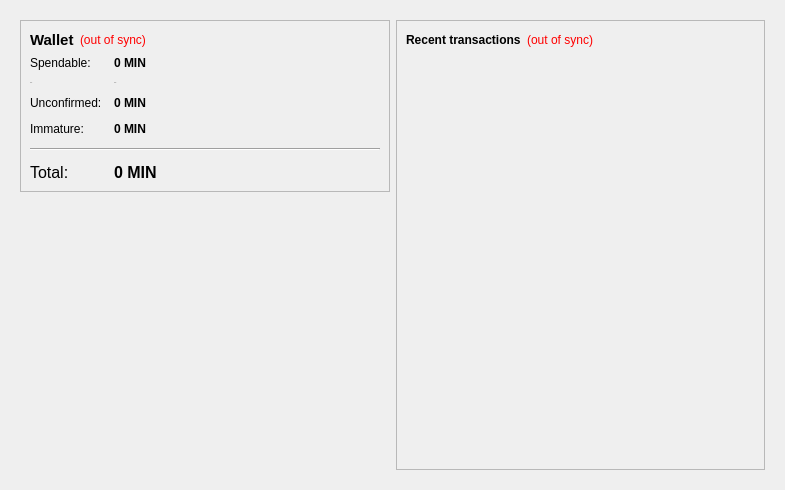
<?xml version="1.0" encoding="UTF-8"?>
<ui version="4.0">
 <class>OverviewPage</class>
 <widget class="QWidget" name="OverviewPage">
  <property name="geometry">
   <rect>
    <x>0</x>
    <y>0</y>
    <width>785</width>
    <height>490</height>
   </rect>
  </property>
  <property name="windowTitle">
   <string>Form</string>
  </property>
  <layout class="QHBoxLayout" name="horizontalLayout" stretch="0">
   <item>
    <widget class="QFrame" name="frameMain">
     <property name="frameShape">
      <enum>QFrame::NoFrame</enum>
     </property>
     <layout class="QHBoxLayout" name="horizontalLayout_3">
      <item>
       <layout class="QVBoxLayout" name="verticalLayout_2">
        <item>
         <widget class="QFrame" name="frame">
          <property name="frameShape">
           <enum>QFrame::StyledPanel</enum>
          </property>
          <property name="frameShadow">
           <enum>QFrame::Raised</enum>
          </property>
          <layout class="QVBoxLayout" name="verticalLayout_4">
           <item>
            <layout class="QHBoxLayout" name="horizontalLayout_4">
             <item>
              <widget class="QLabel" name="label_5">
               <property name="font">
                <font>
                 <pointsize>11</pointsize>
                 <weight>75</weight>
                 <bold>true</bold>
                </font>
               </property>
               <property name="text">
                <string>Wallet</string>
               </property>
              </widget>
             </item>
             <item>
              <widget class="QLabel" name="labelWalletStatus">
               <property name="toolTip">
                <string>The displayed information may be out of date. Your wallet automatically synchronizes with the StarCoin network after a connection is established, but this process has not completed yet.</string>
               </property>
               <property name="styleSheet">
                <string notr="true">QLabel { color: red; }</string>
               </property>
               <property name="text">
                <string notr="true">(out of sync)</string>
               </property>
               <property name="alignment">
                <set>Qt::AlignLeading|Qt::AlignLeft|Qt::AlignVCenter</set>
               </property>
              </widget>
             </item>
             <item>
              <spacer name="horizontalSpacer_2">
               <property name="orientation">
                <enum>Qt::Horizontal</enum>
               </property>
               <property name="sizeHint" stdset="0">
                <size>
                 <width>40</width>
                 <height>20</height>
                </size>
               </property>
              </spacer>
             </item>
            </layout>
           </item>
           <item>
            <layout class="QFormLayout" name="formLayout_2">
             <property name="fieldGrowthPolicy">
              <enum>QFormLayout::AllNonFixedFieldsGrow</enum>
             </property>
             <property name="horizontalSpacing">
              <number>12</number>
             </property>
             <property name="verticalSpacing">
              <number>12</number>
             </property>
             <item row="0" column="0">
              <widget class="QLabel" name="label">
               <property name="text">
                <string>Spendable:</string>
               </property>
              </widget>
             </item>
             <item row="0" column="1">
              <widget class="QLabel" name="labelBalance">
               <property name="font">
                <font>
                 <weight>75</weight>
                 <bold>true</bold>
                </font>
               </property>
               <property name="cursor">
                <cursorShape>IBeamCursor</cursorShape>
               </property>
               <property name="toolTip">
                <string>Your current spendable balance</string>
               </property>
               <property name="text">
                <string notr="true">0 MIN</string>
               </property>
               <property name="textInteractionFlags">
                <set>Qt::LinksAccessibleByMouse|Qt::TextSelectableByKeyboard|Qt::TextSelectableByMouse</set>
               </property>
              </widget>
             </item>
             <item row="1" column="0">
              <widget class="QLabel" name="label_6">
               <property name="enabled">
                <bool>false</bool>
               </property>
               <property name="maximumSize">
                <size>
                 <width>6</width>
                 <height>3</height>
                </size>
               </property>
               <property name="font">
                <font>
                 <pointsize>1</pointsize>
                 <strikeout>true</strikeout>
                </font>
               </property>
               <property name="text">
                <string>Stake:</string>
               </property>
              </widget>
             </item>
             <item row="1" column="1">
              <widget class="QLabel" name="labelStake">
               <property name="enabled">
                <bool>false</bool>
               </property>
               <property name="maximumSize">
                <size>
                 <width>272</width>
                 <height>3</height>
                </size>
               </property>
               <property name="font">
                <font>
                 <pointsize>1</pointsize>
                 <weight>75</weight>
                 <bold>true</bold>
                 <underline>false</underline>
                 <strikeout>true</strikeout>
                </font>
               </property>
               <property name="cursor">
                <cursorShape>IBeamCursor</cursorShape>
               </property>
               <property name="toolTip">
                <string/>
               </property>
               <property name="text">
                <string notr="true">0 MIN</string>
               </property>
               <property name="textInteractionFlags">
                <set>Qt::LinksAccessibleByMouse|Qt::TextSelectableByKeyboard|Qt::TextSelectableByMouse</set>
               </property>
              </widget>
             </item>
             <item row="2" column="0">
              <widget class="QLabel" name="label_3">
               <property name="text">
                <string>Unconfirmed:</string>
               </property>
              </widget>
             </item>
             <item row="2" column="1">
              <widget class="QLabel" name="labelUnconfirmed">
               <property name="font">
                <font>
                 <weight>75</weight>
                 <bold>true</bold>
                </font>
               </property>
               <property name="cursor">
                <cursorShape>IBeamCursor</cursorShape>
               </property>
               <property name="toolTip">
                <string>Total of transactions that have yet to be confirmed, and do not yet count toward the current balance</string>
               </property>
               <property name="text">
                <string notr="true">0 MIN</string>
               </property>
               <property name="textInteractionFlags">
                <set>Qt::LinksAccessibleByMouse|Qt::TextSelectableByKeyboard|Qt::TextSelectableByMouse</set>
               </property>
              </widget>
             </item>
             <item row="3" column="0">
              <widget class="QLabel" name="labelImmatureText">
               <property name="text">
                <string>Immature:</string>
               </property>
              </widget>
             </item>
             <item row="3" column="1">
              <widget class="QLabel" name="labelImmature">
               <property name="font">
                <font>
                 <weight>75</weight>
                 <bold>true</bold>
                </font>
               </property>
               <property name="toolTip">
                <string>Mined balance that has not yet matured</string>
               </property>
               <property name="text">
                <string notr="true">0 MIN</string>
               </property>
               <property name="textInteractionFlags">
                <set>Qt::LinksAccessibleByMouse|Qt::TextSelectableByKeyboard|Qt::TextSelectableByMouse</set>
               </property>
              </widget>
             </item>
             <item row="4" column="0" colspan="2">
              <widget class="Line" name="line">
               <property name="orientation">
                <enum>Qt::Horizontal</enum>
               </property>
              </widget>
             </item>
             <item row="5" column="0">
              <widget class="QLabel" name="labelTotalText">
               <property name="font">
                <font>
                 <pointsize>12</pointsize>
                </font>
               </property>
               <property name="text">
                <string>Total:</string>
               </property>
              </widget>
             </item>
             <item row="5" column="1">
              <widget class="QLabel" name="labelTotal">
               <property name="font">
                <font>
                 <pointsize>12</pointsize>
                 <weight>75</weight>
                 <bold>true</bold>
                </font>
               </property>
               <property name="cursor">
                <cursorShape>IBeamCursor</cursorShape>
               </property>
               <property name="toolTip">
                <string>Your current total balance</string>
               </property>
               <property name="text">
                <string notr="true">0 MIN</string>
               </property>
               <property name="textInteractionFlags">
                <set>Qt::LinksAccessibleByMouse|Qt::TextSelectableByKeyboard|Qt::TextSelectableByMouse</set>
               </property>
              </widget>
             </item>
            </layout>
           </item>
          </layout>
         </widget>
        </item>
        <item>
         <spacer name="verticalSpacer">
          <property name="orientation">
           <enum>Qt::Vertical</enum>
          </property>
          <property name="sizeHint" stdset="0">
           <size>
            <width>20</width>
            <height>40</height>
           </size>
          </property>
         </spacer>
        </item>
        <item>
         <widget class="QLabel" name="label_2">
          <property name="text">
           <string/>
          </property>
          <property name="pixmap">
           <pixmap resource="../bitcoin.qrc">:/images/wallet</pixmap>
          </property>
          <property name="alignment">
           <set>Qt::AlignCenter</set>
          </property>
         </widget>
        </item>
       </layout>
      </item>
      <item>
       <layout class="QVBoxLayout" name="verticalLayout_3">
        <item>
         <widget class="QFrame" name="frame_2">
          <property name="frameShape">
           <enum>QFrame::StyledPanel</enum>
          </property>
          <property name="frameShadow">
           <enum>QFrame::Raised</enum>
          </property>
          <layout class="QVBoxLayout" name="verticalLayout">
           <item>
            <layout class="QHBoxLayout" name="horizontalLayout_2">
             <item>
              <widget class="QLabel" name="label_4">
               <property name="text">
                <string>&lt;b&gt;Recent transactions&lt;/b&gt;</string>
               </property>
              </widget>
             </item>
             <item>
              <widget class="QLabel" name="labelTransactionsStatus">
               <property name="toolTip">
                <string>The displayed information may be out of date. Your wallet automatically synchronizes with the StarCoin network after a connection is established, but this process has not completed yet.</string>
               </property>
               <property name="styleSheet">
                <string notr="true">QLabel { color: red; }</string>
               </property>
               <property name="text">
                <string notr="true">(out of sync)</string>
               </property>
               <property name="alignment">
                <set>Qt::AlignRight|Qt::AlignTrailing|Qt::AlignVCenter</set>
               </property>
              </widget>
             </item>
             <item>
              <spacer name="horizontalSpacer">
               <property name="orientation">
                <enum>Qt::Horizontal</enum>
               </property>
               <property name="sizeHint" stdset="0">
                <size>
                 <width>40</width>
                 <height>20</height>
                </size>
               </property>
              </spacer>
             </item>
            </layout>
           </item>
           <item>
            <widget class="QListView" name="listTransactions">
             <property name="styleSheet">
              <string notr="true">QListView { background: transparent; }</string>
             </property>
             <property name="frameShape">
              <enum>QFrame::NoFrame</enum>
             </property>
             <property name="verticalScrollBarPolicy">
              <enum>Qt::ScrollBarAlwaysOff</enum>
             </property>
             <property name="horizontalScrollBarPolicy">
              <enum>Qt::ScrollBarAlwaysOff</enum>
             </property>
             <property name="selectionMode">
              <enum>QAbstractItemView::NoSelection</enum>
             </property>
            </widget>
           </item>
          </layout>
         </widget>
        </item>
       </layout>
      </item>
     </layout>
    </widget>
   </item>
  </layout>
 </widget>
 <resources>
  <include location="../bitcoin.qrc"/>
 </resources>
 <connections/>
</ui>
